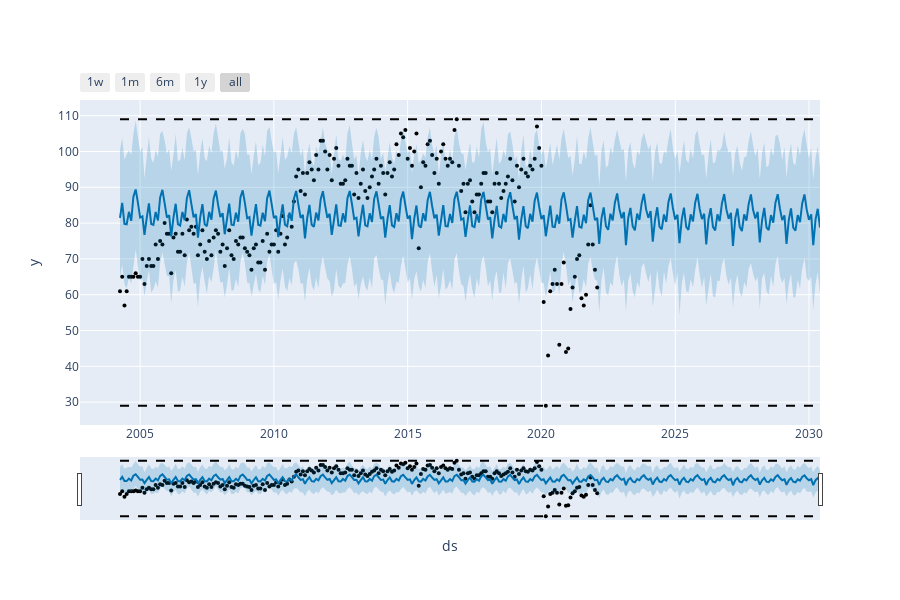
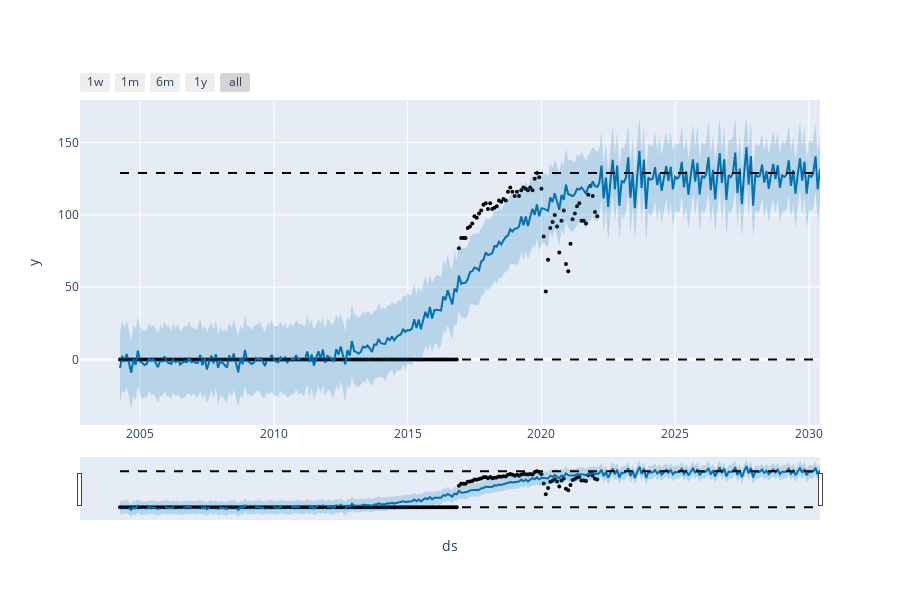
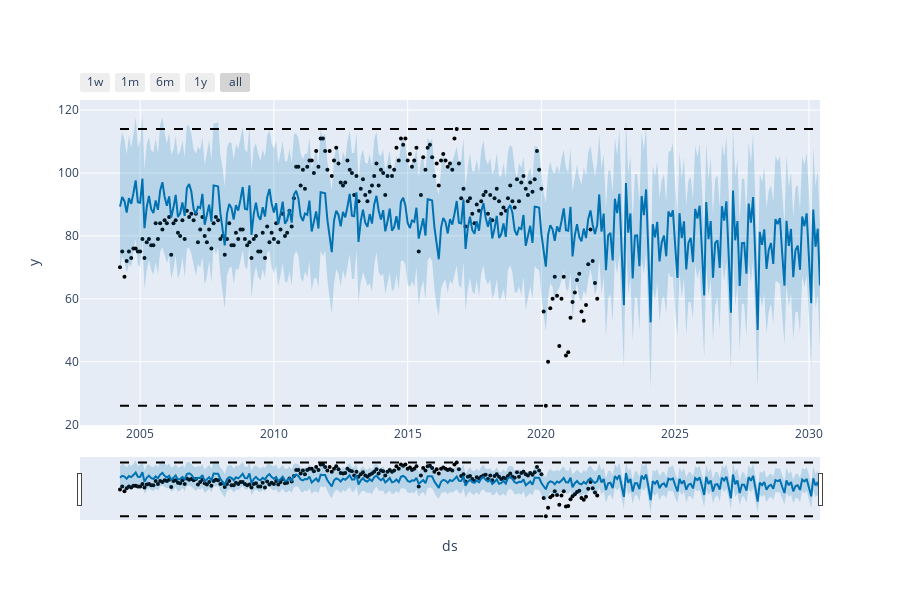
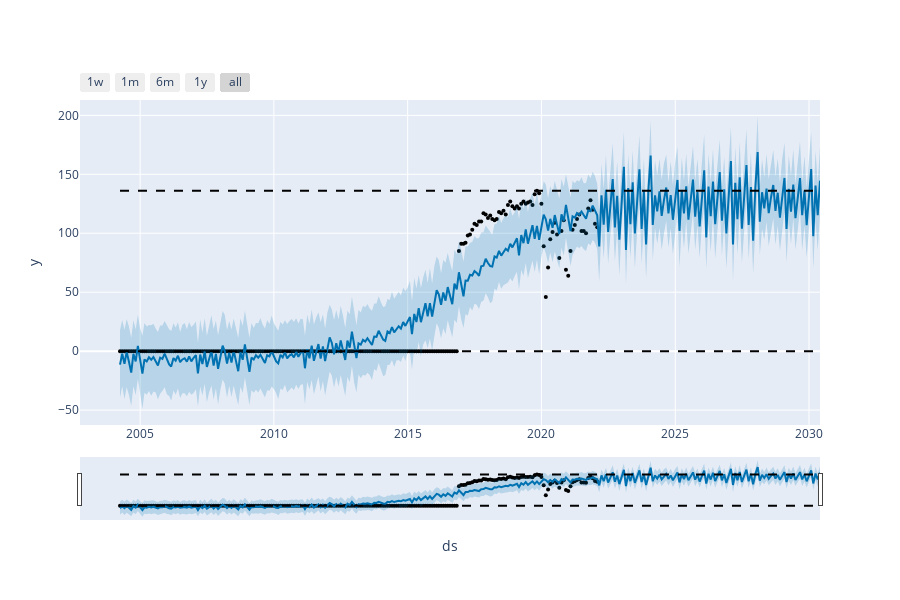

Notebook code cell kept with these figures, in order:
### Code cell
for i in utility_list:
    data = forecast2[['Time',i]]
    data.columns=['ds','y']
    cap = data['y'].max()
    flr = data['y'].min()
    data['cap'] = cap
    data['floor'] = flr
    model = Prophet(growth='logistic')
    model.fit(data)
    future_data = model.make_future_dataframe(periods=100, freq = 'M')
    future_data['cap'] = cap
    future_data['floor'] = flr
    #forecast the data for future data
    print(i+' Forecast')
    forecast_data = model.predict(future_data)   
    fig = plot_plotly(model,forecast_data)
    fig.show()

### Figure 1 — Plotly figure (JSON) as saved in the notebook; plotly's stock layout.template omitted (floating-point values rounded to 4 significant figures; data arrays with more than 128 entries replaced by an {"elided": "..."} marker saying what was removed)
{"data": [{"marker": {"color": "black", "size": 4}, "mode": "markers", "name": "Actual", "type": "scatter", "x": {"elided": "215 str values"}, "y": {"elided": "215 int values"}}, {"hoverinfo": "skip", "line": {"width": 0}, "mode": "lines", "type": "scatter", "x": {"elided": "315 str values"}, "y": {"elided": "315 float values"}}, {"fill": "tonexty", "fillcolor": "rgba(0, 114, 178, 0.2)", "line": {"color": "#0072B2", "width": 2}, "mode": "lines", "name": "Predicted", "type": "scatter", "x": {"elided": "315 str values"}, "y": {"elided": "315 float values"}}, {"fill": "tonexty", "fillcolor": "rgba(0, 114, 178, 0.2)", "hoverinfo": "skip", "line": {"width": 0}, "mode": "lines", "type": "scatter", "x": {"elided": "315 str values"}, "y": {"elided": "315 float values"}}, {"line": {"color": "black", "dash": "dash", "width": 2}, "mode": "lines", "name": "Cap", "type": "scatter", "x": {"elided": "315 str values"}, "y": {"elided": "315 int values"}}, {"line": {"color": "black", "dash": "dash", "width": 2}, "mode": "lines", "name": "Floor", "type": "scatter", "x": {"elided": "315 str values"}, "y": {"elided": "315 int values"}}], "layout": {"height": 600, "showlegend": false, "width": 900, "xaxis": {"rangeselector": {"buttons": [{"count": 7, "label": "1w", "step": "day", "stepmode": "backward"}, {"count": 1, "label": "1m", "step": "month", "stepmode": "backward"}, {"count": 6, "label": "6m", "step": "month", "stepmode": "backward"}, {"count": 1, "label": "1y", "step": "year", "stepmode": "backward"}, {"step": "all"}]}, "rangeslider": {"visible": true}, "title": {"text": "ds"}, "type": "date"}, "yaxis": {"title": {"text": "y"}}}}

### Figure 2 — Plotly figure (JSON) as saved in the notebook; plotly's stock layout.template omitted (floating-point values rounded to 4 significant figures; data arrays with more than 128 entries replaced by an {"elided": "..."} marker saying what was removed)
{"data": [{"marker": {"color": "black", "size": 4}, "mode": "markers", "name": "Actual", "type": "scatter", "x": {"elided": "215 str values"}, "y": {"elided": "215 int values"}}, {"hoverinfo": "skip", "line": {"width": 0}, "mode": "lines", "type": "scatter", "x": {"elided": "315 str values"}, "y": {"elided": "315 float values"}}, {"fill": "tonexty", "fillcolor": "rgba(0, 114, 178, 0.2)", "line": {"color": "#0072B2", "width": 2}, "mode": "lines", "name": "Predicted", "type": "scatter", "x": {"elided": "315 str values"}, "y": {"elided": "315 float values"}}, {"fill": "tonexty", "fillcolor": "rgba(0, 114, 178, 0.2)", "hoverinfo": "skip", "line": {"width": 0}, "mode": "lines", "type": "scatter", "x": {"elided": "315 str values"}, "y": {"elided": "315 float values"}}, {"line": {"color": "black", "dash": "dash", "width": 2}, "mode": "lines", "name": "Cap", "type": "scatter", "x": {"elided": "315 str values"}, "y": {"elided": "315 int values"}}, {"line": {"color": "black", "dash": "dash", "width": 2}, "mode": "lines", "name": "Floor", "type": "scatter", "x": {"elided": "315 str values"}, "y": {"elided": "315 int values"}}], "layout": {"height": 600, "showlegend": false, "width": 900, "xaxis": {"rangeselector": {"buttons": [{"count": 7, "label": "1w", "step": "day", "stepmode": "backward"}, {"count": 1, "label": "1m", "step": "month", "stepmode": "backward"}, {"count": 6, "label": "6m", "step": "month", "stepmode": "backward"}, {"count": 1, "label": "1y", "step": "year", "stepmode": "backward"}, {"step": "all"}]}, "rangeslider": {"visible": true}, "title": {"text": "ds"}, "type": "date"}, "yaxis": {"title": {"text": "y"}}}}

### Figure 3 — Plotly figure (JSON) as saved in the notebook; plotly's stock layout.template omitted (floating-point values rounded to 4 significant figures; data arrays with more than 128 entries replaced by an {"elided": "..."} marker saying what was removed)
{"data": [{"marker": {"color": "black", "size": 4}, "mode": "markers", "name": "Actual", "type": "scatter", "x": {"elided": "215 str values"}, "y": {"elided": "215 int values"}}, {"hoverinfo": "skip", "line": {"width": 0}, "mode": "lines", "type": "scatter", "x": {"elided": "315 str values"}, "y": {"elided": "315 float values"}}, {"fill": "tonexty", "fillcolor": "rgba(0, 114, 178, 0.2)", "line": {"color": "#0072B2", "width": 2}, "mode": "lines", "name": "Predicted", "type": "scatter", "x": {"elided": "315 str values"}, "y": {"elided": "315 float values"}}, {"fill": "tonexty", "fillcolor": "rgba(0, 114, 178, 0.2)", "hoverinfo": "skip", "line": {"width": 0}, "mode": "lines", "type": "scatter", "x": {"elided": "315 str values"}, "y": {"elided": "315 float values"}}, {"line": {"color": "black", "dash": "dash", "width": 2}, "mode": "lines", "name": "Cap", "type": "scatter", "x": {"elided": "315 str values"}, "y": {"elided": "315 int values"}}, {"line": {"color": "black", "dash": "dash", "width": 2}, "mode": "lines", "name": "Floor", "type": "scatter", "x": {"elided": "315 str values"}, "y": {"elided": "315 int values"}}], "layout": {"height": 600, "showlegend": false, "width": 900, "xaxis": {"rangeselector": {"buttons": [{"count": 7, "label": "1w", "step": "day", "stepmode": "backward"}, {"count": 1, "label": "1m", "step": "month", "stepmode": "backward"}, {"count": 6, "label": "6m", "step": "month", "stepmode": "backward"}, {"count": 1, "label": "1y", "step": "year", "stepmode": "backward"}, {"step": "all"}]}, "rangeslider": {"visible": true}, "title": {"text": "ds"}, "type": "date"}, "yaxis": {"title": {"text": "y"}}}}

### Figure 4 — Plotly figure (JSON) as saved in the notebook; plotly's stock layout.template omitted (floating-point values rounded to 4 significant figures; data arrays with more than 128 entries replaced by an {"elided": "..."} marker saying what was removed)
{"data": [{"marker": {"color": "black", "size": 4}, "mode": "markers", "name": "Actual", "type": "scatter", "x": {"elided": "215 str values"}, "y": {"elided": "215 int values"}}, {"hoverinfo": "skip", "line": {"width": 0}, "mode": "lines", "type": "scatter", "x": {"elided": "315 str values"}, "y": {"elided": "315 float values"}}, {"fill": "tonexty", "fillcolor": "rgba(0, 114, 178, 0.2)", "line": {"color": "#0072B2", "width": 2}, "mode": "lines", "name": "Predicted", "type": "scatter", "x": {"elided": "315 str values"}, "y": {"elided": "315 float values"}}, {"fill": "tonexty", "fillcolor": "rgba(0, 114, 178, 0.2)", "hoverinfo": "skip", "line": {"width": 0}, "mode": "lines", "type": "scatter", "x": {"elided": "315 str values"}, "y": {"elided": "315 float values"}}, {"line": {"color": "black", "dash": "dash", "width": 2}, "mode": "lines", "name": "Cap", "type": "scatter", "x": {"elided": "315 str values"}, "y": {"elided": "315 int values"}}, {"line": {"color": "black", "dash": "dash", "width": 2}, "mode": "lines", "name": "Floor", "type": "scatter", "x": {"elided": "315 str values"}, "y": {"elided": "315 int values"}}], "layout": {"height": 600, "showlegend": false, "width": 900, "xaxis": {"rangeselector": {"buttons": [{"count": 7, "label": "1w", "step": "day", "stepmode": "backward"}, {"count": 1, "label": "1m", "step": "month", "stepmode": "backward"}, {"count": 6, "label": "6m", "step": "month", "stepmode": "backward"}, {"count": 1, "label": "1y", "step": "year", "stepmode": "backward"}, {"step": "all"}]}, "rangeslider": {"visible": true}, "title": {"text": "ds"}, "type": "date"}, "yaxis": {"title": {"text": "y"}}}}
